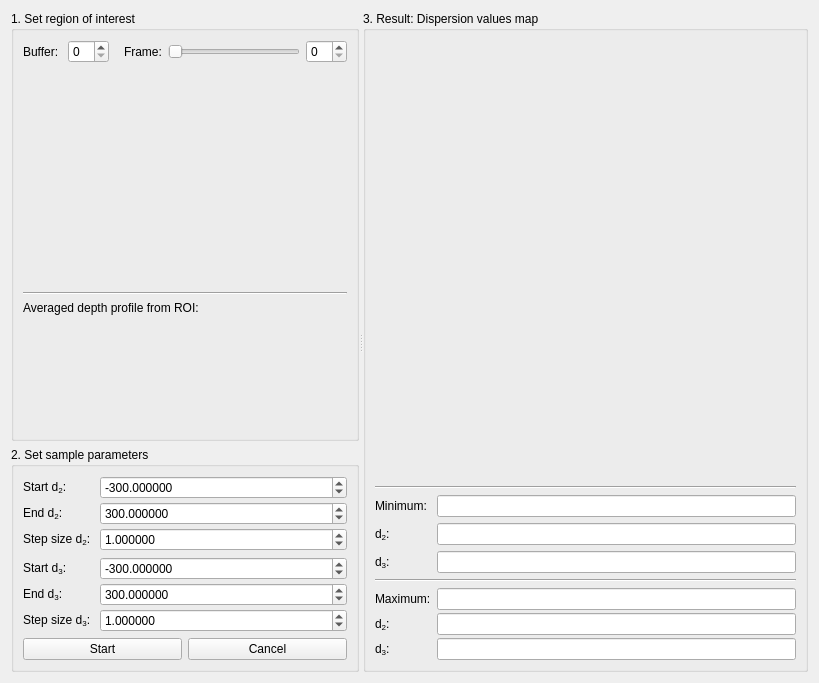
<?xml version="1.0" encoding="UTF-8"?>
<ui version="4.0">
 <class>DispersionValuesMapForm</class>
 <widget class="QWidget" name="DispersionValuesMapForm">
  <property name="geometry">
   <rect>
    <x>0</x>
    <y>0</y>
    <width>819</width>
    <height>683</height>
   </rect>
  </property>
  <property name="sizePolicy">
   <sizepolicy hsizetype="Preferred" vsizetype="Preferred">
    <horstretch>0</horstretch>
    <verstretch>0</verstretch>
   </sizepolicy>
  </property>
  <property name="minimumSize">
   <size>
    <width>150</width>
    <height>200</height>
   </size>
  </property>
  <property name="maximumSize">
   <size>
    <width>16777215</width>
    <height>16777215</height>
   </size>
  </property>
  <property name="windowTitle">
   <string>Form</string>
  </property>
  <layout class="QHBoxLayout" name="horizontalLayout_6">
   <item>
    <widget class="QSplitter" name="splitter">
     <property name="orientation">
      <enum>Qt::Horizontal</enum>
     </property>
     <widget class="QWidget" name="layoutWidget">
      <layout class="QVBoxLayout" name="verticalLayout_4">
       <item>
        <widget class="QGroupBox" name="groupBox">
         <property name="maximumSize">
          <size>
           <width>16777215</width>
           <height>16777215</height>
          </size>
         </property>
         <property name="title">
          <string>1. Set region of interest</string>
         </property>
         <layout class="QVBoxLayout" name="verticalLayout_2">
          <item>
           <layout class="QHBoxLayout" name="horizontalLayout_4">
            <item>
             <layout class="QHBoxLayout" name="horizontalLayout_3">
              <item>
               <widget class="QLabel" name="label_4">
                <property name="text">
                 <string>Buffer: </string>
                </property>
               </widget>
              </item>
              <item>
               <widget class="QSpinBox" name="spinBox_buffer"/>
              </item>
             </layout>
            </item>
            <item>
             <layout class="QHBoxLayout" name="horizontalLayout_2">
              <item>
               <spacer name="horizontalSpacer">
                <property name="orientation">
                 <enum>Qt::Horizontal</enum>
                </property>
                <property name="sizeType">
                 <enum>QSizePolicy::Fixed</enum>
                </property>
                <property name="sizeHint" stdset="0">
                 <size>
                  <width>9</width>
                  <height>20</height>
                 </size>
                </property>
               </spacer>
              </item>
              <item>
               <widget class="QLabel" name="label_3">
                <property name="text">
                 <string>Frame:</string>
                </property>
               </widget>
              </item>
              <item>
               <layout class="QHBoxLayout" name="horizontalLayout">
                <item>
                 <widget class="QSlider" name="horizontalSlider_frame">
                  <property name="orientation">
                   <enum>Qt::Horizontal</enum>
                  </property>
                 </widget>
                </item>
                <item>
                 <widget class="QSpinBox" name="spinBox_frame"/>
                </item>
               </layout>
              </item>
             </layout>
            </item>
           </layout>
          </item>
          <item>
           <widget class="ImageDisplay" name="widget_imageDisplay" native="true">
            <property name="sizePolicy">
             <sizepolicy hsizetype="Expanding" vsizetype="Expanding">
              <horstretch>2</horstretch>
              <verstretch>2</verstretch>
             </sizepolicy>
            </property>
            <property name="minimumSize">
             <size>
              <width>0</width>
              <height>200</height>
             </size>
            </property>
            <property name="baseSize">
             <size>
              <width>0</width>
              <height>300</height>
             </size>
            </property>
           </widget>
          </item>
          <item>
           <widget class="Line" name="line_4">
            <property name="orientation">
             <enum>Qt::Horizontal</enum>
            </property>
           </widget>
          </item>
          <item>
           <widget class="QLabel" name="label_15">
            <property name="text">
             <string>Averaged depth profile from ROI:</string>
            </property>
           </widget>
          </item>
          <item>
           <widget class="LinePlot" name="widget_linePlot" native="true">
            <property name="sizePolicy">
             <sizepolicy hsizetype="Expanding" vsizetype="Expanding">
              <horstretch>1</horstretch>
              <verstretch>1</verstretch>
             </sizepolicy>
            </property>
            <property name="minimumSize">
             <size>
              <width>120</width>
              <height>100</height>
             </size>
            </property>
           </widget>
          </item>
         </layout>
        </widget>
       </item>
       <item>
        <widget class="QGroupBox" name="groupBox_2">
         <property name="maximumSize">
          <size>
           <width>16777215</width>
           <height>16777215</height>
          </size>
         </property>
         <property name="title">
          <string>2. Set sample parameters</string>
         </property>
         <layout class="QVBoxLayout" name="verticalLayout_3">
          <item>
           <layout class="QFormLayout" name="formLayout_3">
            <property name="verticalSpacing">
             <number>3</number>
            </property>
            <item row="0" column="0">
             <widget class="QLabel" name="label_9">
              <property name="text">
               <string>&lt;html&gt;&lt;head/&gt;&lt;body&gt;&lt;p&gt;Start d&lt;span style=&quot; vertical-align:sub;&quot;&gt;2&lt;/span&gt;: &lt;/p&gt;&lt;/body&gt;&lt;/html&gt;</string>
              </property>
             </widget>
            </item>
            <item row="0" column="1">
             <widget class="QDoubleSpinBox" name="doubleSpinBox_d2Start">
              <property name="decimals">
               <number>6</number>
              </property>
              <property name="minimum">
               <double>-10000000000000000.000000000000000</double>
              </property>
              <property name="maximum">
               <double>10000000000000000.000000000000000</double>
              </property>
              <property name="singleStep">
               <double>5.000000000000000</double>
              </property>
              <property name="value">
               <double>-300.000000000000000</double>
              </property>
             </widget>
            </item>
            <item row="1" column="0">
             <widget class="QLabel" name="label_11">
              <property name="text">
               <string>&lt;html&gt;&lt;head/&gt;&lt;body&gt;&lt;p&gt;End d&lt;span style=&quot; vertical-align:sub;&quot;&gt;2&lt;/span&gt;: &lt;/p&gt;&lt;/body&gt;&lt;/html&gt;</string>
              </property>
             </widget>
            </item>
            <item row="1" column="1">
             <widget class="QDoubleSpinBox" name="doubleSpinBox_d2End">
              <property name="decimals">
               <number>6</number>
              </property>
              <property name="minimum">
               <double>-10000000000000000.000000000000000</double>
              </property>
              <property name="maximum">
               <double>10000000000000000.000000000000000</double>
              </property>
              <property name="singleStep">
               <double>5.000000000000000</double>
              </property>
              <property name="value">
               <double>300.000000000000000</double>
              </property>
             </widget>
            </item>
            <item row="2" column="0">
             <widget class="QLabel" name="label_12">
              <property name="text">
               <string>&lt;html&gt;&lt;head/&gt;&lt;body&gt;&lt;p&gt;Step size d&lt;span style=&quot; vertical-align:sub;&quot;&gt;2&lt;/span&gt;: &lt;/p&gt;&lt;/body&gt;&lt;/html&gt;</string>
              </property>
             </widget>
            </item>
            <item row="2" column="1">
             <widget class="QDoubleSpinBox" name="doubleSpinBox_d2StepSize">
              <property name="decimals">
               <number>6</number>
              </property>
              <property name="minimum">
               <double>0.000001000000000</double>
              </property>
              <property name="maximum">
               <double>10000000000000000.000000000000000</double>
              </property>
              <property name="singleStep">
               <double>5.000000000000000</double>
              </property>
              <property name="value">
               <double>1.000000000000000</double>
              </property>
             </widget>
            </item>
           </layout>
          </item>
          <item>
           <layout class="QFormLayout" name="formLayout_4">
            <property name="horizontalSpacing">
             <number>6</number>
            </property>
            <property name="verticalSpacing">
             <number>3</number>
            </property>
            <item row="0" column="0">
             <widget class="QLabel" name="label_10">
              <property name="text">
               <string>&lt;html&gt;&lt;head/&gt;&lt;body&gt;&lt;p&gt;Start d&lt;span style=&quot; vertical-align:sub;&quot;&gt;3&lt;/span&gt;: &lt;/p&gt;&lt;/body&gt;&lt;/html&gt;</string>
              </property>
             </widget>
            </item>
            <item row="0" column="1">
             <widget class="QDoubleSpinBox" name="doubleSpinBox_d3Start">
              <property name="decimals">
               <number>6</number>
              </property>
              <property name="minimum">
               <double>-10000000000000000.000000000000000</double>
              </property>
              <property name="maximum">
               <double>10000000000000000.000000000000000</double>
              </property>
              <property name="singleStep">
               <double>5.000000000000000</double>
              </property>
              <property name="value">
               <double>-300.000000000000000</double>
              </property>
             </widget>
            </item>
            <item row="1" column="0">
             <widget class="QLabel" name="label_14">
              <property name="text">
               <string>&lt;html&gt;&lt;head/&gt;&lt;body&gt;&lt;p&gt;End d&lt;span style=&quot; vertical-align:sub;&quot;&gt;3&lt;/span&gt;: &lt;/p&gt;&lt;/body&gt;&lt;/html&gt;</string>
              </property>
             </widget>
            </item>
            <item row="1" column="1">
             <widget class="QDoubleSpinBox" name="doubleSpinBox_d3End">
              <property name="decimals">
               <number>6</number>
              </property>
              <property name="minimum">
               <double>-10000000000000000.000000000000000</double>
              </property>
              <property name="maximum">
               <double>10000000000000000.000000000000000</double>
              </property>
              <property name="singleStep">
               <double>5.000000000000000</double>
              </property>
              <property name="value">
               <double>300.000000000000000</double>
              </property>
             </widget>
            </item>
            <item row="2" column="0">
             <widget class="QLabel" name="label_13">
              <property name="text">
               <string>&lt;html&gt;&lt;head/&gt;&lt;body&gt;&lt;p&gt;Step size d&lt;span style=&quot; vertical-align:sub;&quot;&gt;3&lt;/span&gt;: &lt;/p&gt;&lt;/body&gt;&lt;/html&gt;</string>
              </property>
             </widget>
            </item>
            <item row="2" column="1">
             <widget class="QDoubleSpinBox" name="doubleSpinBox_d3StepSize">
              <property name="decimals">
               <number>6</number>
              </property>
              <property name="minimum">
               <double>0.000001000000000</double>
              </property>
              <property name="maximum">
               <double>10000000000000000.000000000000000</double>
              </property>
              <property name="singleStep">
               <double>5.000000000000000</double>
              </property>
              <property name="value">
               <double>1.000000000000000</double>
              </property>
             </widget>
            </item>
           </layout>
          </item>
          <item>
           <layout class="QHBoxLayout" name="horizontalLayout_5">
            <item>
             <widget class="QPushButton" name="pushButton_start">
              <property name="text">
               <string>Start</string>
              </property>
             </widget>
            </item>
            <item>
             <widget class="QPushButton" name="pushButton_cancel">
              <property name="text">
               <string>Cancel</string>
              </property>
             </widget>
            </item>
           </layout>
          </item>
         </layout>
        </widget>
       </item>
      </layout>
     </widget>
     <widget class="QGroupBox" name="groupBox_3">
      <property name="title">
       <string>3. Result: Dispersion values map</string>
      </property>
      <layout class="QVBoxLayout" name="verticalLayout">
       <item>
        <widget class="ColorMapPlot" name="widget_mapPlot" native="true">
         <property name="sizePolicy">
          <sizepolicy hsizetype="Expanding" vsizetype="Expanding">
           <horstretch>0</horstretch>
           <verstretch>0</verstretch>
          </sizepolicy>
         </property>
         <property name="minimumSize">
          <size>
           <width>360</width>
           <height>360</height>
          </size>
         </property>
        </widget>
       </item>
       <item>
        <widget class="Line" name="line_2">
         <property name="orientation">
          <enum>Qt::Horizontal</enum>
         </property>
        </widget>
       </item>
       <item>
        <layout class="QFormLayout" name="formLayout">
         <item row="0" column="0">
          <widget class="QLabel" name="label">
           <property name="text">
            <string>Minimum: </string>
           </property>
          </widget>
         </item>
         <item row="0" column="1">
          <widget class="QLineEdit" name="lineEdit_resultMinValue">
           <property name="readOnly">
            <bool>true</bool>
           </property>
          </widget>
         </item>
         <item row="1" column="0">
          <widget class="QLabel" name="label_5">
           <property name="text">
            <string>d&lt;sub&gt;2&lt;/sub&gt;: </string>
           </property>
          </widget>
         </item>
         <item row="1" column="1">
          <widget class="QLineEdit" name="lineEdit_resultMinD2">
           <property name="readOnly">
            <bool>true</bool>
           </property>
          </widget>
         </item>
         <item row="2" column="0">
          <widget class="QLabel" name="label_6">
           <property name="text">
            <string>&lt;html&gt;&lt;head/&gt;&lt;body&gt;&lt;p&gt;d&lt;span style=&quot; vertical-align:sub;&quot;&gt;3&lt;/span&gt;: &lt;/p&gt;&lt;/body&gt;&lt;/html&gt;</string>
           </property>
          </widget>
         </item>
         <item row="2" column="1">
          <widget class="QLineEdit" name="lineEdit_resultMinD3">
           <property name="readOnly">
            <bool>true</bool>
           </property>
          </widget>
         </item>
        </layout>
       </item>
       <item>
        <widget class="Line" name="line">
         <property name="orientation">
          <enum>Qt::Horizontal</enum>
         </property>
        </widget>
       </item>
       <item>
        <layout class="QFormLayout" name="formLayout_2">
         <property name="verticalSpacing">
          <number>3</number>
         </property>
         <item row="0" column="0">
          <widget class="QLabel" name="label_2">
           <property name="text">
            <string>Maximum:</string>
           </property>
          </widget>
         </item>
         <item row="0" column="1">
          <widget class="QLineEdit" name="lineEdit_resultMaxValue">
           <property name="readOnly">
            <bool>true</bool>
           </property>
          </widget>
         </item>
         <item row="1" column="0">
          <widget class="QLabel" name="label_7">
           <property name="text">
            <string>d&lt;sub&gt;2&lt;/sub&gt;: </string>
           </property>
          </widget>
         </item>
         <item row="1" column="1">
          <widget class="QLineEdit" name="lineEdit_resultMaxD2">
           <property name="readOnly">
            <bool>true</bool>
           </property>
          </widget>
         </item>
         <item row="2" column="0">
          <widget class="QLabel" name="label_8">
           <property name="text">
            <string>&lt;html&gt;&lt;head/&gt;&lt;body&gt;&lt;p&gt;d&lt;span style=&quot; vertical-align:sub;&quot;&gt;3&lt;/span&gt;: &lt;/p&gt;&lt;/body&gt;&lt;/html&gt;</string>
           </property>
          </widget>
         </item>
         <item row="2" column="1">
          <widget class="QLineEdit" name="lineEdit_resultMaxD3">
           <property name="readOnly">
            <bool>true</bool>
           </property>
          </widget>
         </item>
        </layout>
       </item>
      </layout>
     </widget>
    </widget>
   </item>
  </layout>
 </widget>
 <customwidgets>
  <customwidget>
   <class>ImageDisplay</class>
   <extends>QWidget</extends>
   <header>imagedisplay.h</header>
   <container>1</container>
  </customwidget>
  <customwidget>
   <class>LinePlot</class>
   <extends>QWidget</extends>
   <header>lineplot.h</header>
   <container>1</container>
  </customwidget>
  <customwidget>
   <class>ColorMapPlot</class>
   <extends>QWidget</extends>
   <header>colormapplot.h</header>
   <container>1</container>
  </customwidget>
 </customwidgets>
 <resources/>
 <connections/>
</ui>
